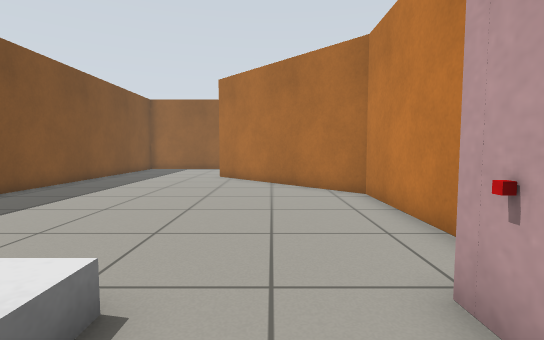
View 1 (above)

19 first-person views from a walk through a world built for the Gazebo simulator. The camera is 0.72 m above the floor, tilts 4° down and sees 85° across. The floor is counted in squares, 0.5 m on a side. Each view is taken from the middle of a square. On the plan, view 1 faces up. The plan holds only what a view shows up to about 14 squares ahead; the rest is blank. Surface patterns are stand-ins for the level's own textures.

View 2
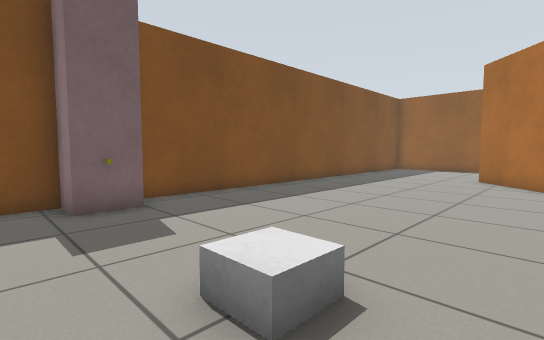

View 3
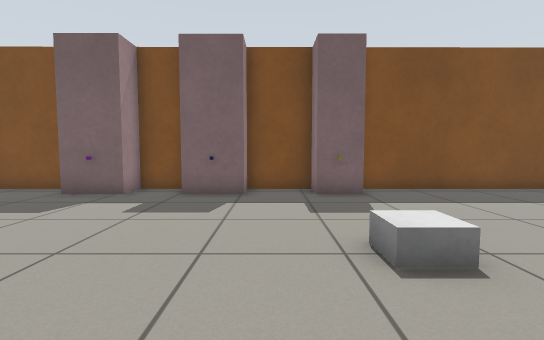

View 4
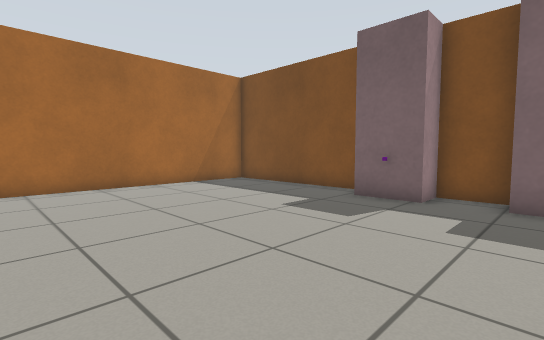

View 5
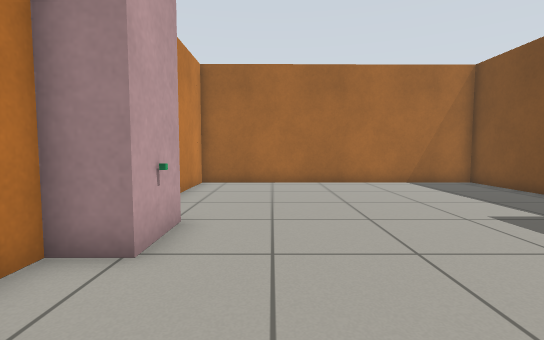

View 6
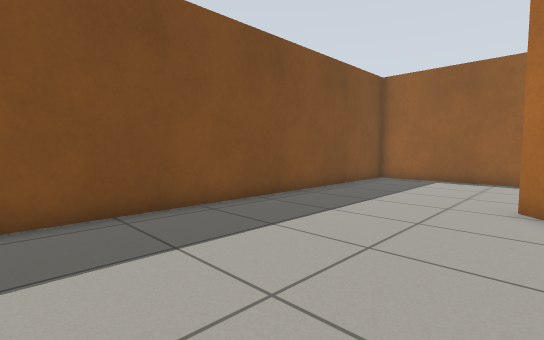

View 7
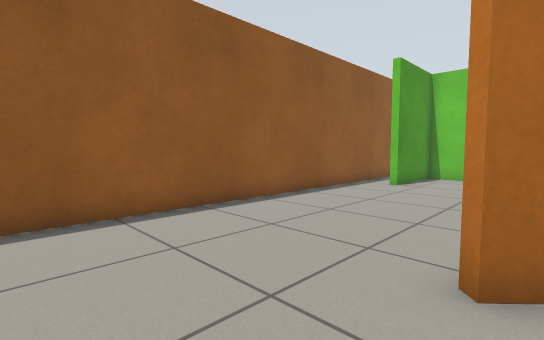

View 8
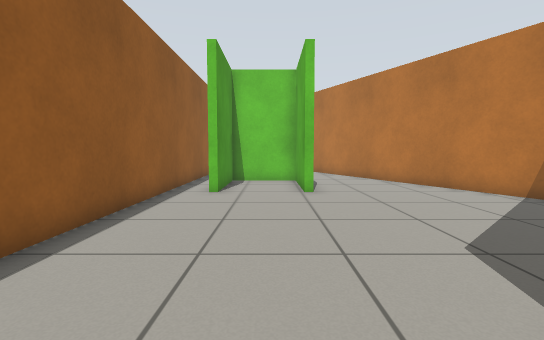

View 9
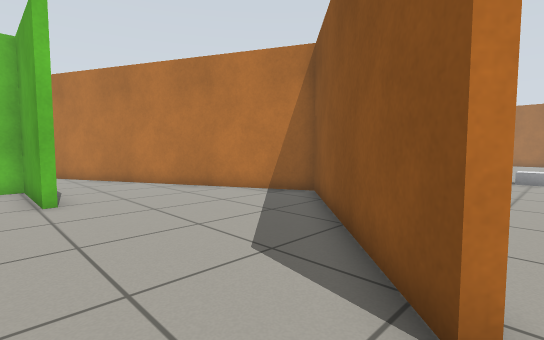

View 10
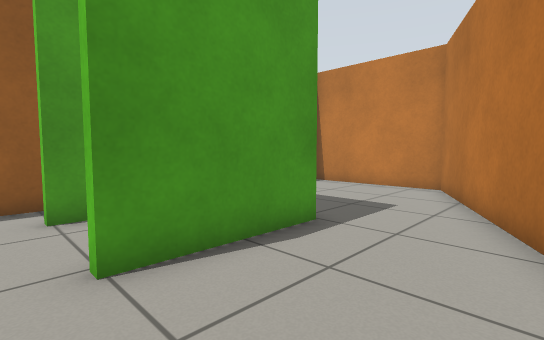

View 11
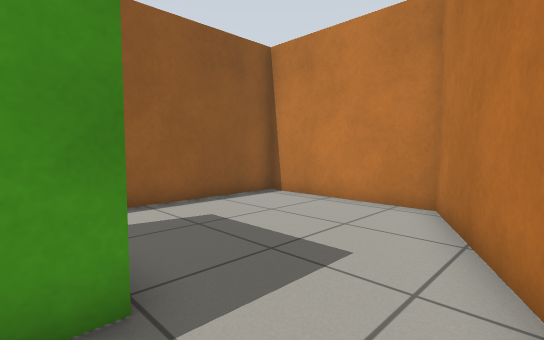

View 12
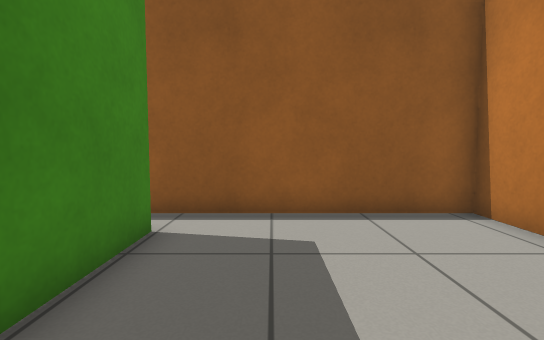

View 13
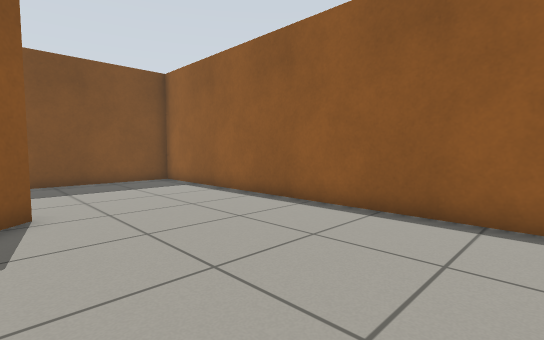

View 14
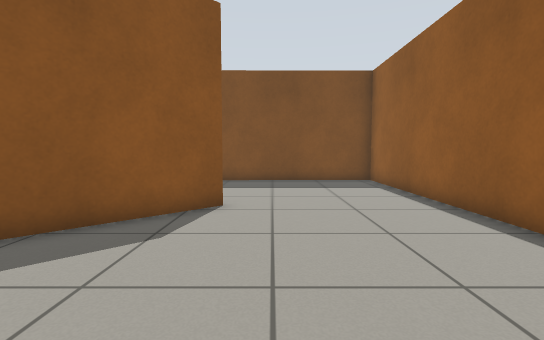

View 15
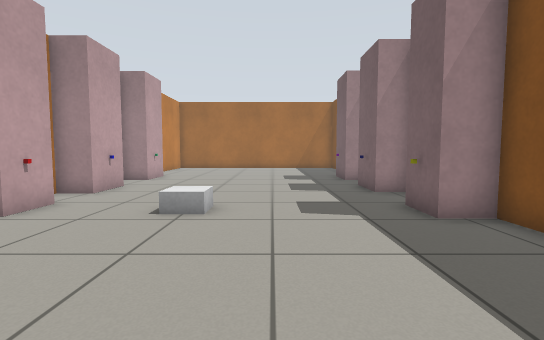

View 16
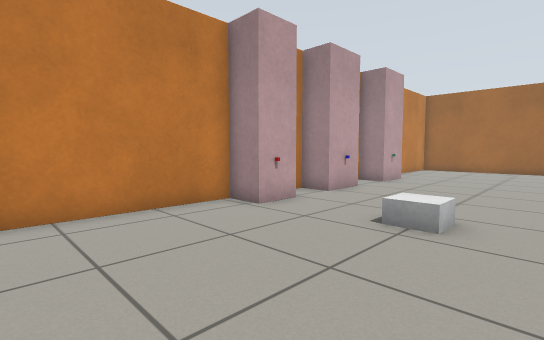

View 17
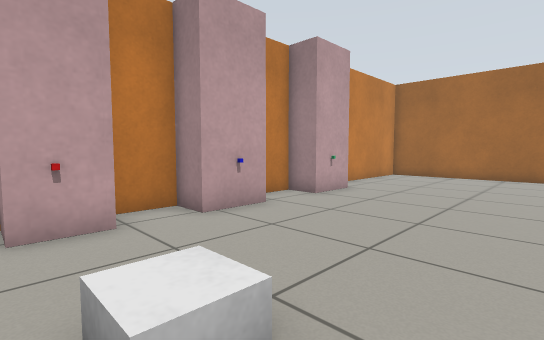

View 18
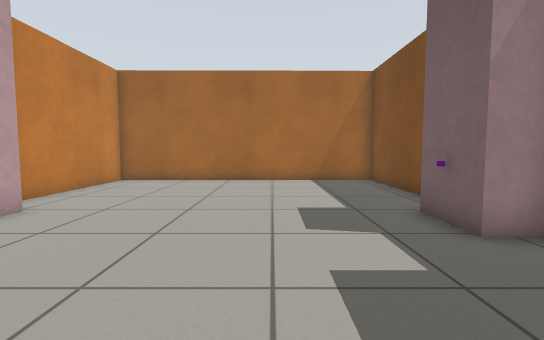

View 19
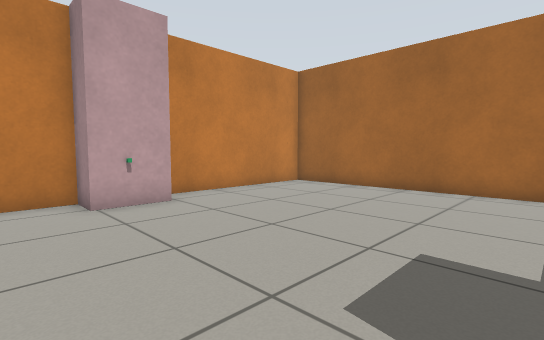

### Floor plan
Ten units are one square. View 1 is at (0, 0); x grows to the right and y downward. Boxes are objects, and circles mark ways between rooms. Rooms are numbered by the first view taken in them; rooms with no view inside come last. Other rooms are left out.
<svg viewBox="-93 -221 263 364">
<path fill="none" stroke="#000" d="M18 -11 18 -27 30 -27 30 -95 -28 -156M18 26 18 6 30 6 30 -9M-25 -158 32 -97 132 -145M-86 30 -86 48 -74 48 -74 67M18 69 18 48 30 48 30 33M-86 74 -86 138 30 137 30 74M100 -166 59 -166 59 -169 96 -169 96 -198 59 -198M56 -216 -88 -216 -87 -29 -74 -29 -74 -14 -87 -14 -86 9 -74 9 -74 30M99 -201 99 -171M132 -145 165 -161 165 -216 56 -216"/>
<rect x="-75" y="55" width="10" height="10" fill="#bbb"><title>other object</title></rect>
<rect x="-75" y="-25" width="10" height="10" fill="#bbb"><title>other object</title></rect>
<rect x="-25" y="-35" width="20" height="20" fill="#bbb"><title>white box</title></rect>
<circle cx="115" cy="-160" r="3" fill="#2a7"/>
<circle cx="50" cy="-210" r="3" fill="#2a7"/>
<text x="-20" y="-60">1</text>
<text x="130" y="-190">2</text>
</svg>
Room 1 opens to room 2.

Where each view was taken, in squares from view 1:
view 1: 0 up, 0 right, facing up
view 2: 0 up, 0 right, facing up-left
view 3: 0 up, 2 right, facing left
view 4: 2 down, 1 right, facing down-left
view 5: 1 down, 0 right, facing down
view 6: 7 up, 2 left, facing up-left
view 7: 15 up, 6 left, facing up-right
view 8: 18 up, 4 left, facing right
view 9: 18 up, 3 left, facing down-right
view 10: 13 up, 5 right, facing up-right
view 11: 14 up, 9 right, facing up-right
view 12: 15 up, 12 right, facing up
view 13: 15 up, 5 right, facing up-left
view 14: 17 up, 5 right, facing left
view 15: 9 up, 4 left, facing down
view 16: 8 up, 4 left, facing down-right
view 17: 3 up, 4 left, facing down-right
view 18: 0 up, 4 left, facing down
view 19: 3 down, 6 left, facing down-right
